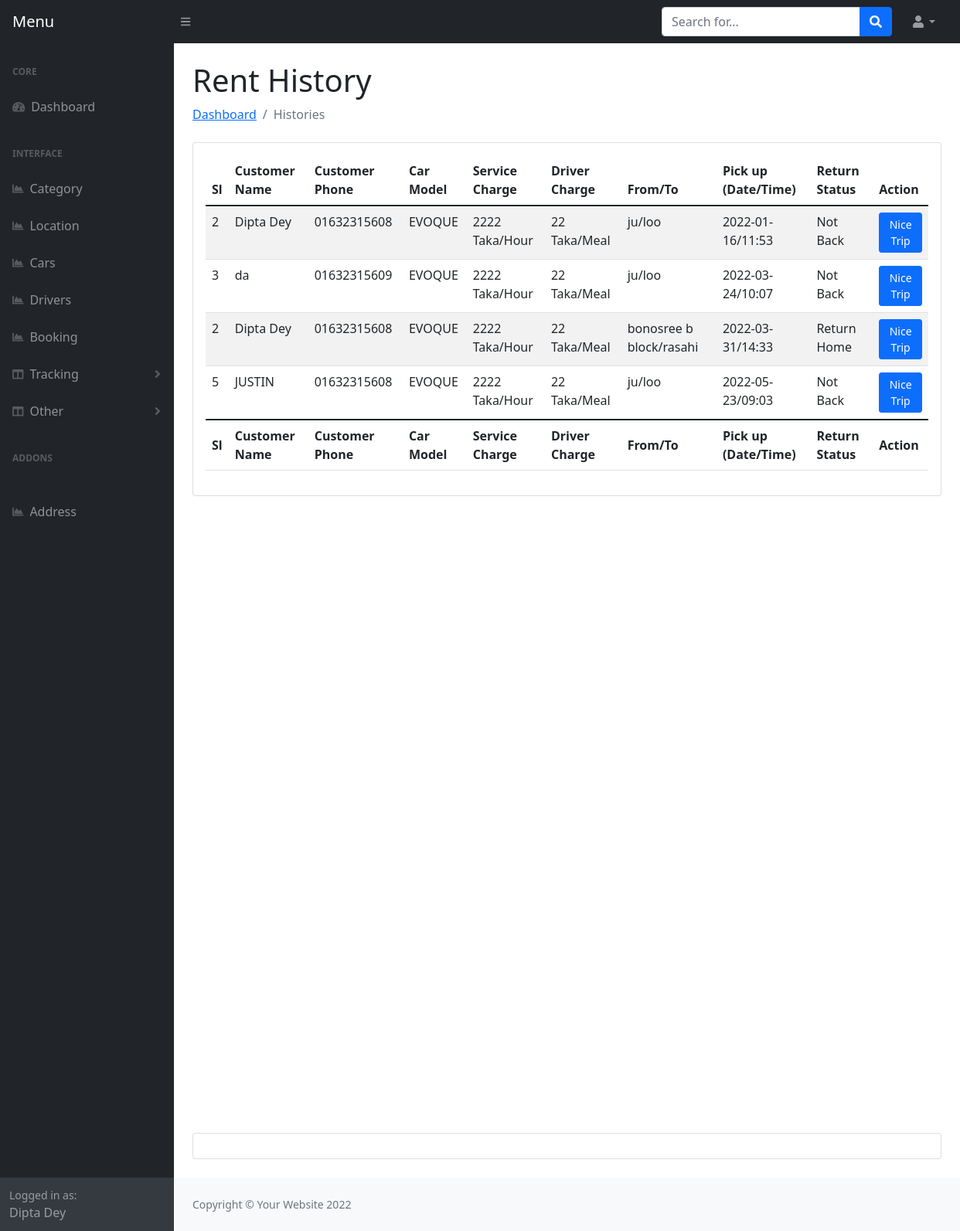
Before: /admin/last-rent.php (signed in) with the older database file.
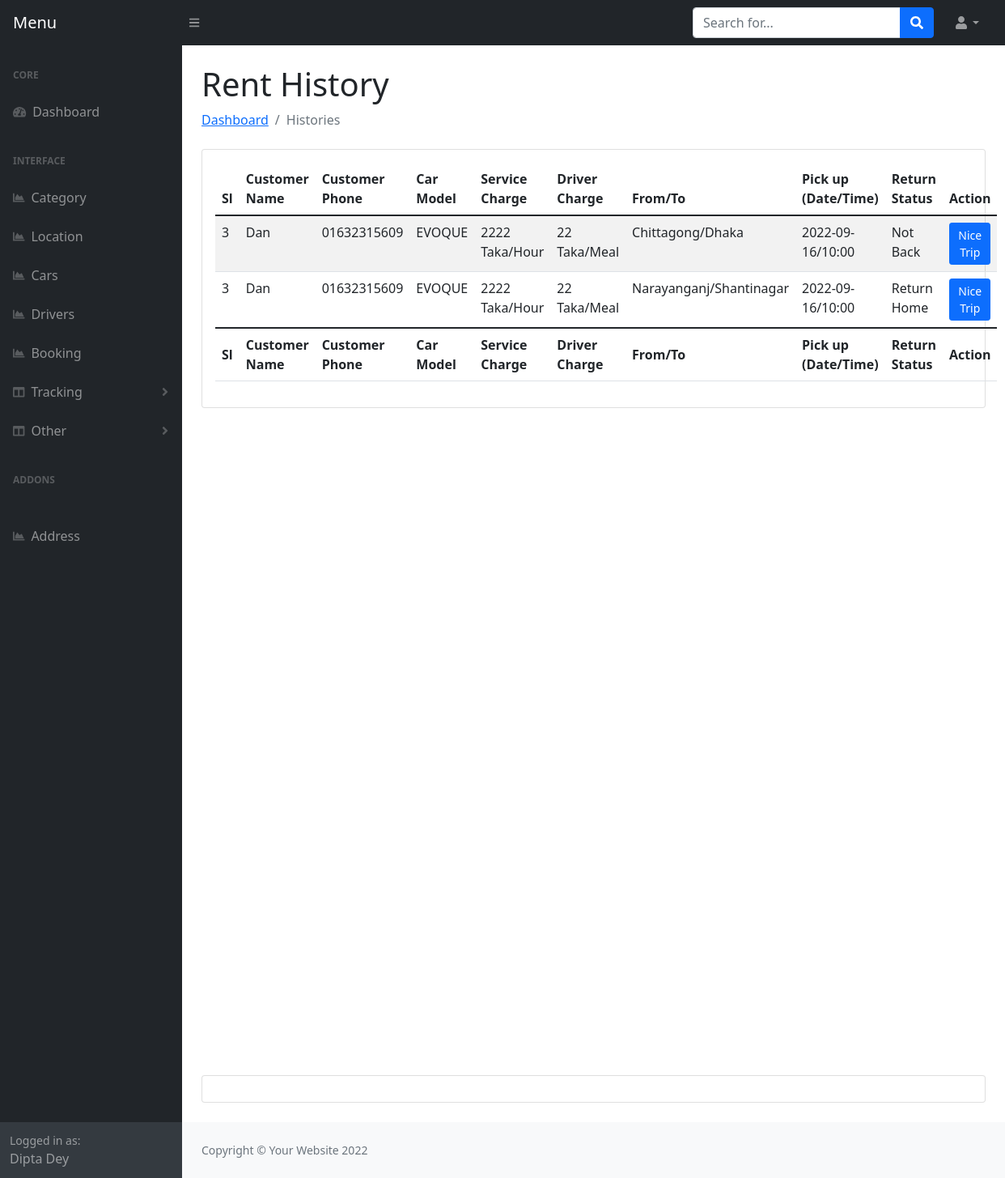
After: the same page with the newer database file.
### tables this page shows
CREATE TABLE `orders` (
  `Oid` int(11) NOT NULL,
  `car_id` int(11) NOT NULL,
  `user_id` int(11) NOT NULL,
  `driver_id` int(11) DEFAULT NULL,
  `pickup_location` text NOT NULL,
  `dropup_location` text NOT NULL,
  `date` varchar(191) NOT NULL,
  `time` varchar(191) NOT NULL,
  `trip_loop` tinyint(4) NOT NULL,
  `payment_status` tinyint(4) NOT NULL DEFAULT 0,
  `status` tinyint(4) NOT NULL,
  `created_at` timestamp NOT NULL DEFAULT current_timestamp()
);

CREATE TABLE `users` (
  `id` int(11) NOT NULL,
  `name` varchar(155) NOT NULL,
  `email` varchar(155) NOT NULL,
  `phone` varchar(100) NOT NULL,
  `address` text NOT NULL,
  `password` varchar(150) NOT NULL,
  `national_id` int(11) NOT NULL,
  `image` varchar(155) NOT NULL,
  `otp` int(11) DEFAULT NULL,
  `auth_check` int(11) NOT NULL DEFAULT 0,
  `flag` tinyint(4) NOT NULL,
  `created_at` timestamp NOT NULL DEFAULT current_timestamp()
);

CREATE TABLE `cars` (
  `id` int(11) NOT NULL,
  `cat_id` int(11) NOT NULL,
  `name` varchar(200) NOT NULL,
  `model` varchar(200) NOT NULL,
  `mileage` varchar(200) NOT NULL,
  `seats` int(11) NOT NULL,
  `fuel` varchar(200) NOT NULL,
  `service_charge` varchar(200) NOT NULL,
  `driver_food_charge` varchar(200) NOT NULL,
  `description` text NOT NULL,
  `image` varchar(155) NOT NULL,
  `transmission` varchar(155) NOT NULL DEFAULT 'Manual',
  `airconditions` tinytext NOT NULL,
  `child_seat` tinytext NOT NULL,
  `gps` tinyint(4) NOT NULL,
  `luggage` tinytext NOT NULL,
  `music` tinytext NOT NULL,
  `seat_belt` tinyint(4) NOT NULL,
  `sleeping_bed` tinyint(4) NOT NULL,
  `water` tinyint(4) NOT NULL,
  `bluetooth` tinyint(4) NOT NULL,
  `onboard_computer` tinyint(4) NOT NULL,
  `audio_input` tinyint(4) NOT NULL,
  `long_term_trips` tinyint(4) NOT NULL,
  `car_kit` tinyint(4) NOT NULL,
  `remote_central_locking` tinyint(4) NOT NULL,
  `climate_control` tinyint(4) NOT NULL,
  `flag` tinyint(4) NOT NULL,
  `created_at` timestamp NOT NULL DEFAULT current_timestamp()
);

### admin/last-rent.php (the view, shortened to what this page needs)
<?php include 'header.php'; ?>
<main>
    <div class="container-fluid px-4">
        <h1 class="mt-4">Rent History</h1>
        <ol class="breadcrumb mb-4">
            <li class="breadcrumb-item"><a href="index.php">Dashboard</a></li>
            <li class="breadcrumb-item active">Histories</li>
        </ol>
        <div class="card mb-4">
            <div class="card-body">
                <table class="table table-striped" id="datatablesSimple">
                    <thead>
                        <tr>
                            <th>Sl</th>
                            <th>Customer Name</th>
                            <th>Customer Phone</th>
                            <th>Car Model</th>
                            <th>Service Charge</th>
                            <th>Driver Charge</th>
                            <th>From/To</th>
                            <th>Pick up (Date/Time)</th>
                            <th>Return Status</th>
                            <th>Action</th>
                        </tr>
                    </thead>
                    <tfoot>
                        <tr>
                            <th>Sl</th>
                            <th>Customer Name</th>
                            <th>Customer Phone</th>
                            <th>Car Model</th>
                            <th>Service Charge</th>
                            <th>Driver Charge</th>
                            <th>From/To</th>
                            <th>Pick up (Date/Time)</th>
                            <th>Return Status</th>
                            <th>Action</th>
                        </tr>
                    </tfoot>
                    <tbody>
                        <?php
                        $query = "SELECT * FROM orders LEFT JOIN cars ON cars.id = orders.car_id LEFT JOIN users ON users.id = orders.user_id where orders.status=2 Order By orders.Oid asc";
                        $result = $con->query($query);
                        if ($result->num_rows > 0) {
                            foreach ($result as $key => $value) {
                        ?>
                                <tr>
                                    <td><?php echo $value['id']; ?></td>
                                    <td><?php echo $value['name']; ?></td>
                                    <td><?php echo $value['phone']; ?></td>
                                    <td><?php echo $value['model']; ?></td>
                                    <td><?php echo $value['service_charge']; ?> Taka/Hour</td>
                                    <td><?php echo $value['driver_food_charge']; ?> Taka/Meal</td>
                                    <td><?php echo $value['pickup_location']; ?>/<?php echo $value['dropup_location']; ?></td>
                                    <td><?php echo $value['date']; ?>/<?php echo $value['time']; ?></td>
                                    <td>
                                        <?php
                                        if ($value['trip_loop'] == 0) {
                                            echo "Not Back";
                                        } elseif ($value['trip_loop'] == 1) {
                                            echo "Return Home";
                                        } else {
                                        }
                                        ?>
                                    </td>
                                    <td>
                                        <?php
                                        if ($value['status'] == 0) {
                                            echo "<button class='btn btn-primary btn-sm'>Pending</button>";
                                        } elseif ($value['status'] == 1) {
                                            echo "<button class='btn btn-primary btn-sm'>Running</button>";
                                        } else {
                                            echo "<button class='btn btn-primary btn-sm'>Nice Trip</button>";
                                        }
                                        ?>
                                    </td>
                                </tr>
                        <?php }
                        } ?>
                    </tbody>
                </table>
            </div>
        </div>
        <div style="height: 100vh"></div>
        <div class="card mb-4">
            <div class="card-body"></div>
        </div>
    </div>
</main>
<?php include 'footer.php'; ?>

Changed rows visible on the page:
removed orders: user "2", user.name "Dipta Dey", user.phone "01632315608", car.model "EVOQUE", car.service_charge "2222", car.driver_food_charge "22", pickup_location "ju", dropup_location "loo", date "2022-01-16", time "11:53", trip_loop "Not Back", status "Nice Trip"
removed orders: user "3", user.name "da", user.phone "01632315609", car.model "EVOQUE", car.service_charge "2222", car.driver_food_charge "22", pickup_location "ju", dropup_location "loo", date "2022-03-24", time "10:07", trip_loop "Not Back", status "Nice Trip"
removed orders: user "2", user.name "Dipta Dey", user.phone "01632315608", car.model "EVOQUE", car.service_charge "2222", car.driver_food_charge "22", pickup_location "bonosree b block", dropup_location "rasahi", date "2022-03-31", time "14:33", trip_loop "Return Home", status "Nice Trip"
removed orders: user "5", user.name "JUSTIN", user.phone "01632315608", car.model "EVOQUE", car.service_charge "2222", car.driver_food_charge "22", pickup_location "ju", dropup_location "loo", date "2022-05-23", time "09:03", trip_loop "Not Back", status "Nice Trip"
added orders: user "3", user.name "Dan", user.phone "01632315609", car.model "EVOQUE", car.service_charge "2222", car.driver_food_charge "22", pickup_location "Chittagong", dropup_location "Dhaka", date "2022-09-16", time "10:00", trip_loop "Not Back", status "Nice Trip"
added orders: user "3", user.name "Dan", user.phone "01632315609", car.model "EVOQUE", car.service_charge "2222", car.driver_food_charge "22", pickup_location "Narayanganj", dropup_location "Shantinagar", date "2022-09-16", time "10:00", trip_loop "Return Home", status "Nice Trip"
